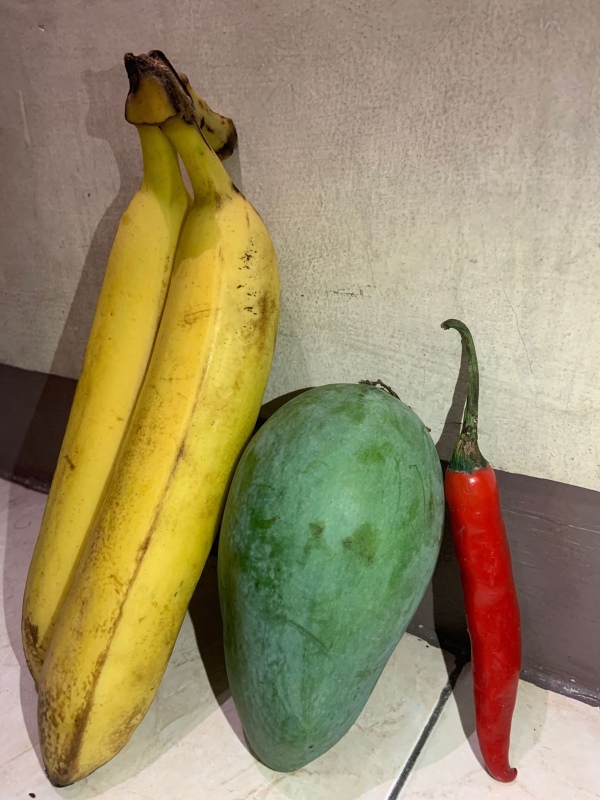
#> input picture buah.jpg, 1200 x 1600 px (shown at 1/2 size)
$ jupyter execute UASPENGCITAMELIA-NUR-HALIZAH-202131112.ipynb
#> lines starting #> are read from the running program, lines starting #| are printed output that depends on the picture; after the words box and inside, x2 and y2 are one past the last pixel; in counts of white or black regions, pixels touching at a corner belong together
[cell 1]
import cv2 as ame
import numpy as me
import matplotlib.pyplot as you

[cell 2]
pict = ame.imread('buah.jpg')
#> pict is the input picture: shape (1600, 1200, 3); mean B, G, R 103.5, 140.3, 153.7

[cell 3]
pict1 = ame.cvtColor(pict, ame.COLOR_BGR2GRAY)
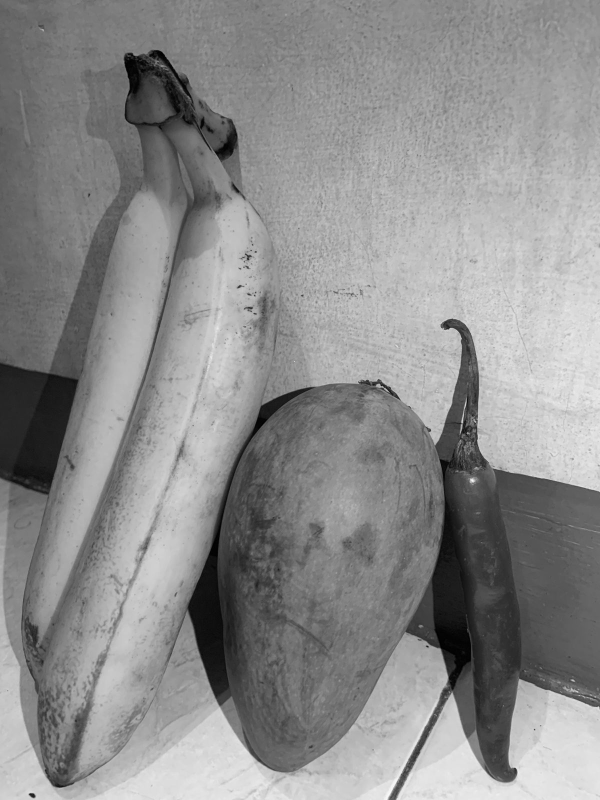
#> pict1: shape (1600, 1200) (shown at 1/2 size); min 0, max 254, mean 140.1
edges = ame.Canny(pict, 100, 150)
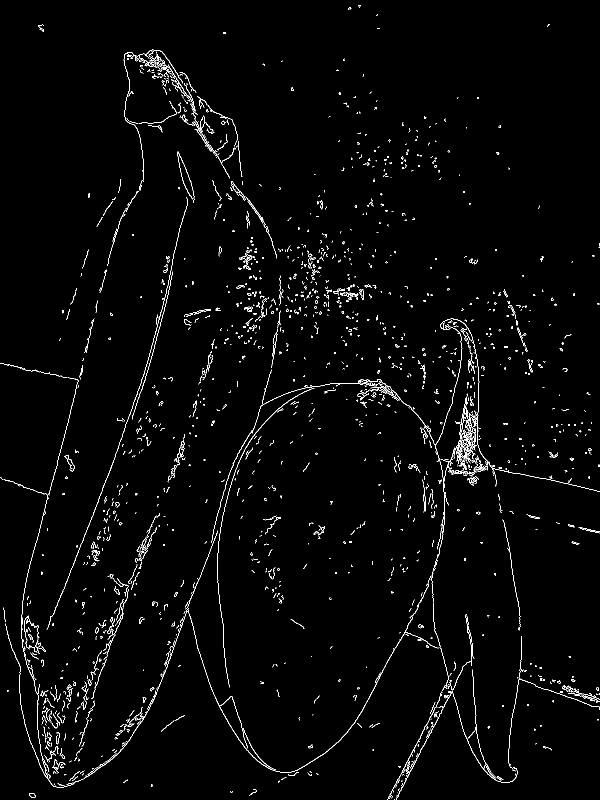
#> edges: shape (1600, 1200) (shown at 1/2 size); 1.9% white in thin lines or dots

[cell 4]
def color_segmentation(image_path):
#> called with image_path = 'buah.jpg'
    pict2 = ame.imread(image_path)
    pict2 = ame.cvtColor(pict2, ame.COLOR_BGR2RGB)

    hsv_image = ame.cvtColor(pict2, ame.COLOR_RGB2HSV)
#> hsv_image: shape (1600, 1200, 3); mean H, S, V 25.9, 93, 158.7

    lower_green = me.array([32, 45, 45], dtype=me.uint8)
    upper_green = me.array([89, 247, 247], dtype=me.uint8)

    lower_red = me.array([0, 67, 67], dtype=me.uint8)
    upper_red = me.array([10, 255, 255], dtype=me.uint8)

    lower_yellow = me.array([20, 98, 98], dtype=me.uint8)
    upper_yellow = me.array([30, 247, 247], dtype=me.uint8)

    mask_red = ame.inRange(hsv_image, lower_red, upper_red)
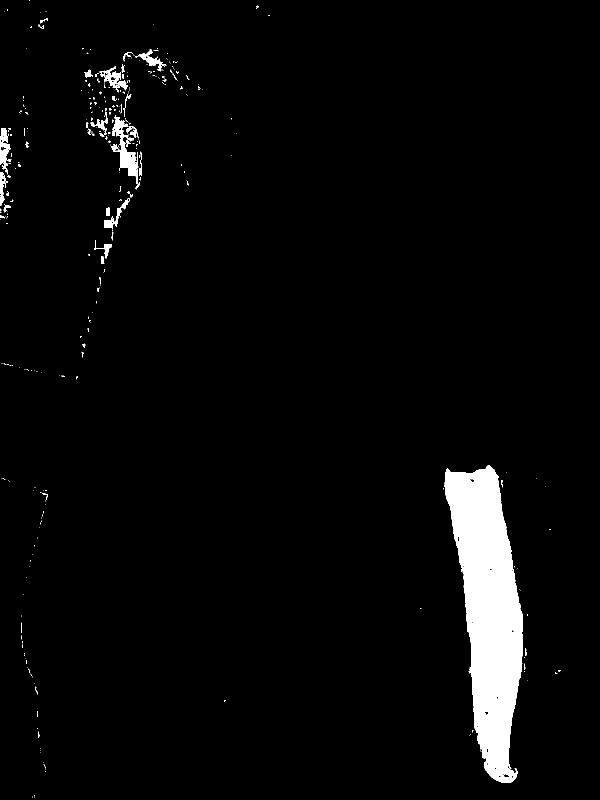
#> mask_red: shape (1600, 1200) (shown at 1/2 size); 3.6% white; 334 white regions (281 under 20 px), largest, box (x1, y1, x2, y2) and area: (889, 930, 1046, 1566) 57879, (221, 230, 279, 379) 2642, (0, 256, 18, 339) 978
    mask_green = ame.inRange(hsv_image, lower_green, upper_green)
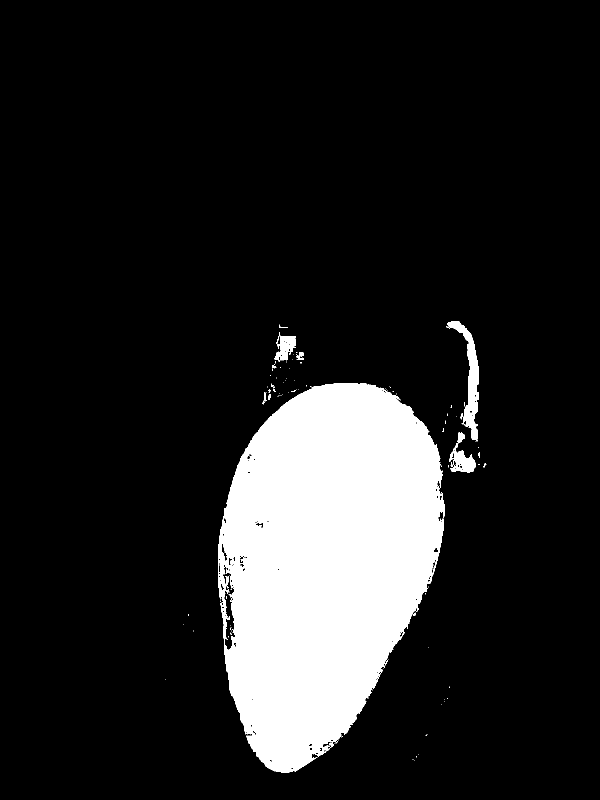
#> mask_green: shape (1600, 1200) (shown at 1/2 size); 13.7% white; 124 white regions (108 under 20 px), largest, box (x1, y1, x2, y2) and area: (436, 767, 890, 1546) 253789, (893, 642, 958, 883) 4425, (898, 864, 951, 945) 1760
    mask_yellow = ame.inRange(hsv_image, lower_yellow, upper_yellow)
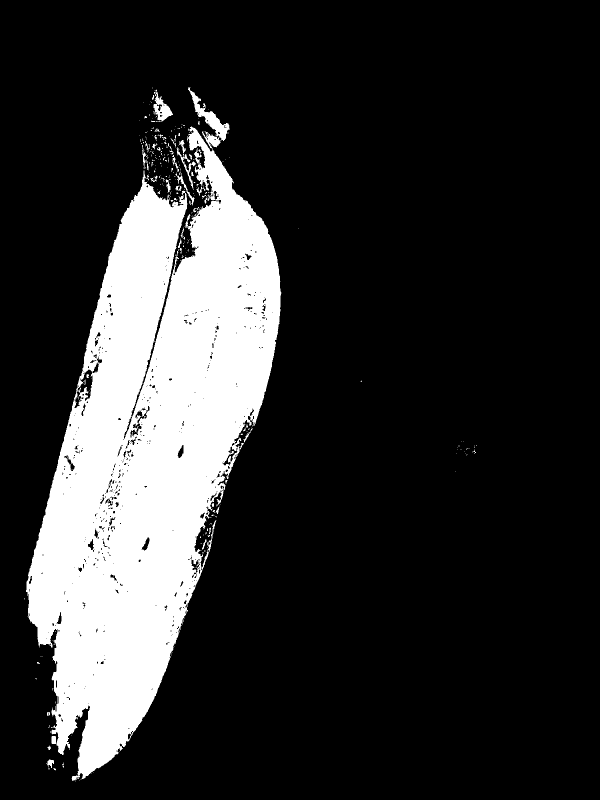
#> mask_yellow: shape (1600, 1200) (shown at 1/2 size); 18.1% white; 349 white regions (303 under 20 px), largest, box (x1, y1, x2, y2) and area: (52, 175, 563, 1562) 342139, (307, 179, 346, 244) 1052, (354, 294, 392, 380) 480

    result_red = ame.bitwise_and(pict2, pict2, mask=mask_red)
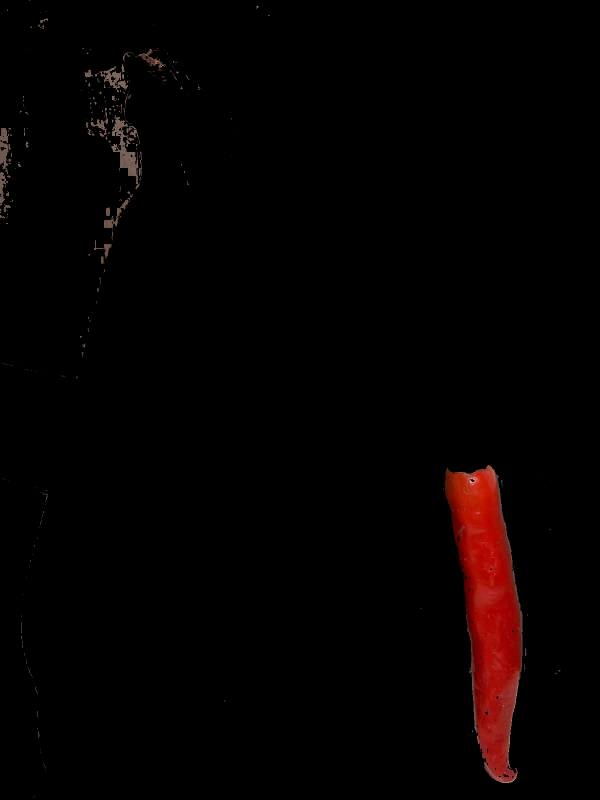
#> result_red: shape (1600, 1200, 3) (shown at 1/2 size); mean R, G, B 5.2, 1.2, 0.9
    result_green = ame.bitwise_and(pict2, pict2, mask=mask_green)
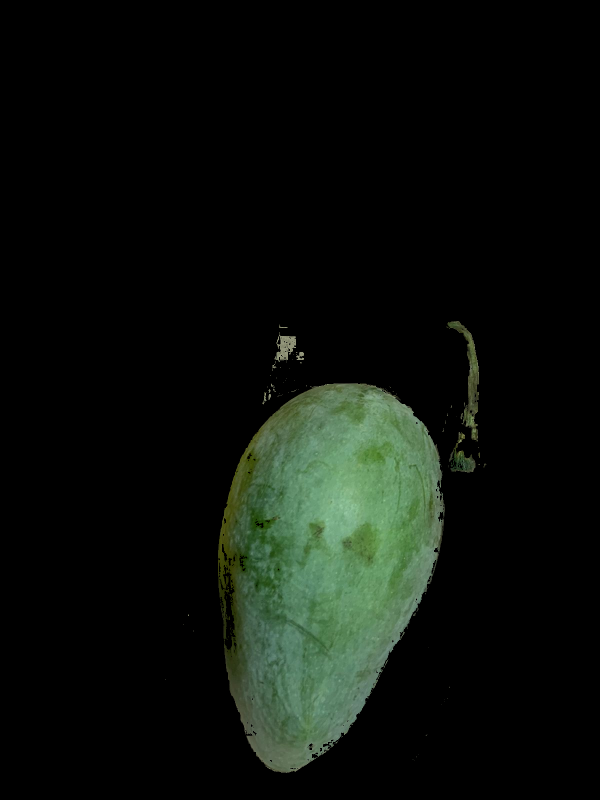
#> result_green: shape (1600, 1200, 3) (shown at 1/2 size); mean R, G, B 12, 16.9, 11.7
    result_yellow = ame.bitwise_and(pict2, pict2, mask=mask_yellow)
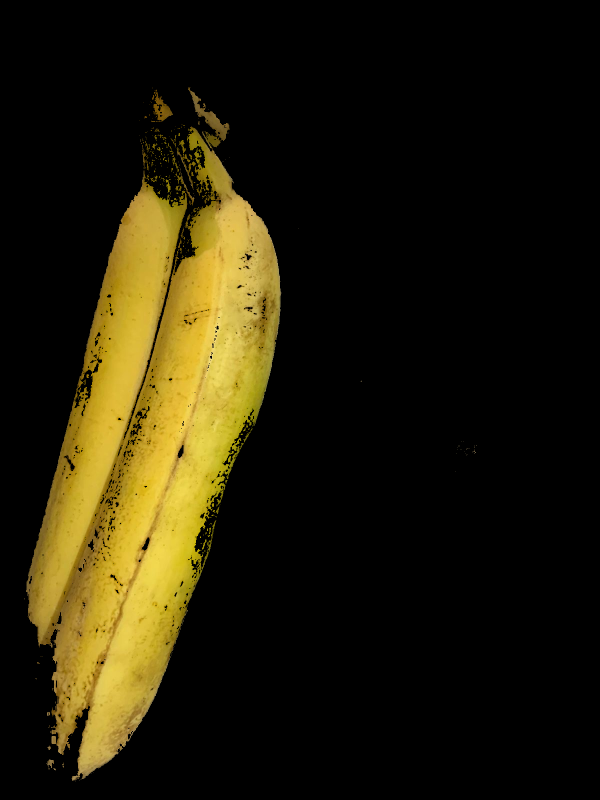
#> result_yellow: shape (1600, 1200, 3) (shown at 1/2 size); mean R, G, B 34.8, 29.2, 8.7

    fig, axs = you.subplots(1, 4, figsize=(15, 5))

    axs = axs.ravel()

    axs[0].imshow(pict2)
    axs[0].set_title('Original Image')
    axs[0].axis('on')
    axs[0].text(10, 10, f"({pict2.shape[1]}, {pict2.shape[0]})", color='white')

    axs[1].imshow(result_red)
    axs[1].contour(mask_red)
    axs[1].set_title('Red Fruits')
    axs[1].axis('on')
    axs[1].text(10, 10, f"({result_red.shape[1]}, {result_red.shape[0]})", color='white')

    axs[2].imshow(result_green)
    axs[2].contour(mask_green)
    axs[2].set_title('Green Fruits')
    axs[2].axis('on')
    axs[2].text(10, 10, f"({result_green.shape[1]}, {result_green.shape[0]})", color='white')

    axs[3].imshow(result_yellow)
    axs[3].contour(mask_yellow)
    axs[3].set_title('Yellow Fruits')
    axs[3].axis('on')
    axs[3].text(10, 10, f"({result_yellow.shape[1]}, {result_yellow.shape[0]})", color='white')

    # Rotate the images
    for ax in axs[1:]:
        ax.set_adjustable('box')
        ax.set_aspect('equal')
        ax.get_xaxis().set_visible(True)
        ax.get_yaxis().set_visible(True)
        ax.set_frame_on(True)
        ax.yaxis.set_label_coords(0.5, -0.1)
        ax.set_xticks([])
        ax.set_yticks([])
        ax.spines['top'].set_visible(True)
        ax.spines['right'].set_visible(True)
        ax.spines['bottom'].set_visible(True)
        ax.spines['left'].set_visible(True)
        ax.yaxis.set_ticklabels([])
        ax.xaxis.set_ticklabels([])
        ax.text(10, 10, f"({ax.get_xlim()[1]}, {ax.get_ylim()[1]})", color='white')

        ax.set_aspect('auto')

    you.tight_layout()

    you.show()
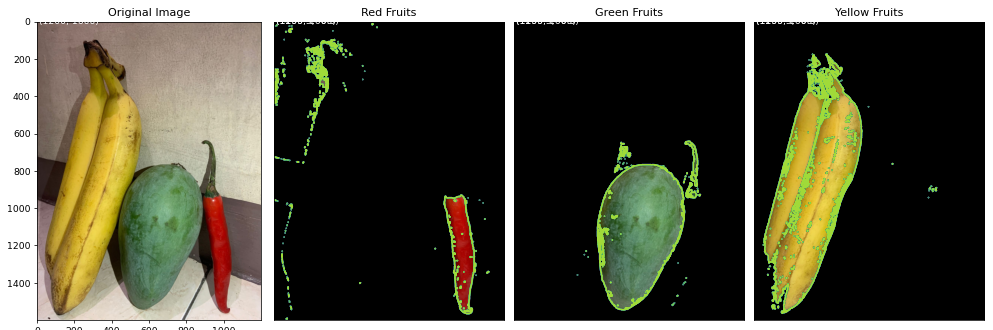
#> figure drawn by matplotlib, 4 panels

    # Save segmented images
    ame.imwrite('result_red.jpg', result_red)
    ame.imwrite('result_green.jpg', result_green)
    ame.imwrite('result_yellow.jpg', result_yellow)

image_path = "buah.jpg"

color_segmentation(image_path)
##AMELIA-NUR-HALIZAH-202131112

$ run again, with detailimage.jpg copied over buah.jpg
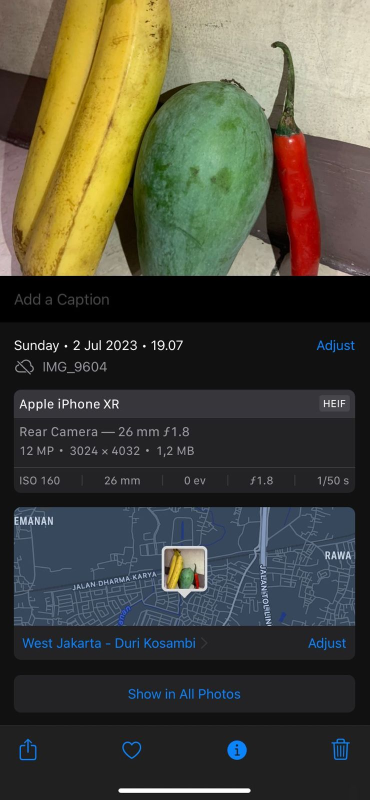
#> input picture detailimage.jpg, 739 x 1600 px (shown at 1/2 size)
#> pict is the input picture: shape (1600, 739, 3); mean B, G, R 60.4, 73.4, 74.5
#> `edges = ame.Canny(pict, 100, 150)`:
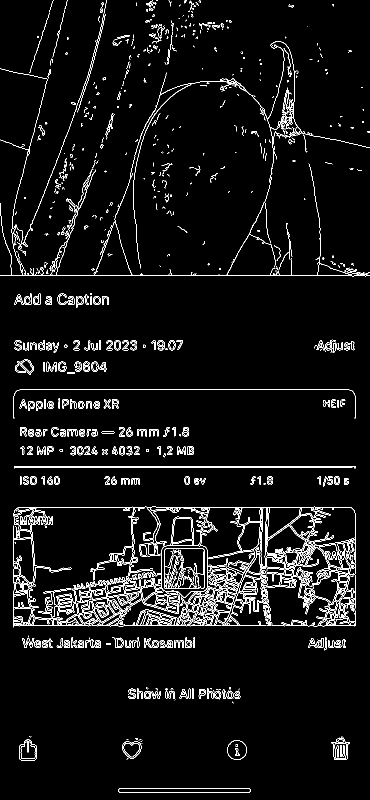
#> edges: shape (1600, 739) (shown at 1/2 size); 4.7% white in thin lines or dots
#> hsv_image: shape (1600, 739, 3); mean H, S, V 51.6, 61.2, 84.1
#> mask_red: shape (1600, 739); 1.6% white; 68 white regions (62 under 20 px), largest, box (x1, y1, x2, y2) and area: (547, 264, 645, 552) 18184, (388, 1146, 401, 1178) 266, (116, 22, 121, 32) 42, (112, 33, 114, 47) 28, (96, 84, 99, 97) 27, (648, 496, 650, 511) 25
#> mask_green: shape (1600, 739); 7.6% white; 101 white regions (92 under 20 px), largest, box (x1, y1, x2, y2) and area: (267, 160, 547, 552) 86101, (551, 83, 590, 234) 1856, (359, 1135, 392, 1177) 1014
#> mask_yellow: shape (1600, 739); 9.5% white; 29 white regions (24 under 20 px), largest, box (x1, y1, x2, y2) and area: (29, 0, 345, 552) 110650, (335, 1102, 367, 1178) 1474, (213, 0, 219, 21) 43, (99, 167, 107, 175) 25, (249, 351, 255, 363) 25
#> in color_segmentation, `you.show()`:
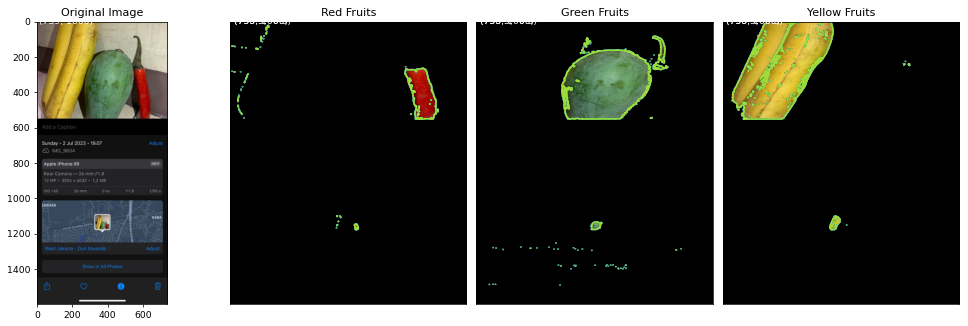
#> figure drawn by matplotlib, 4 panels
